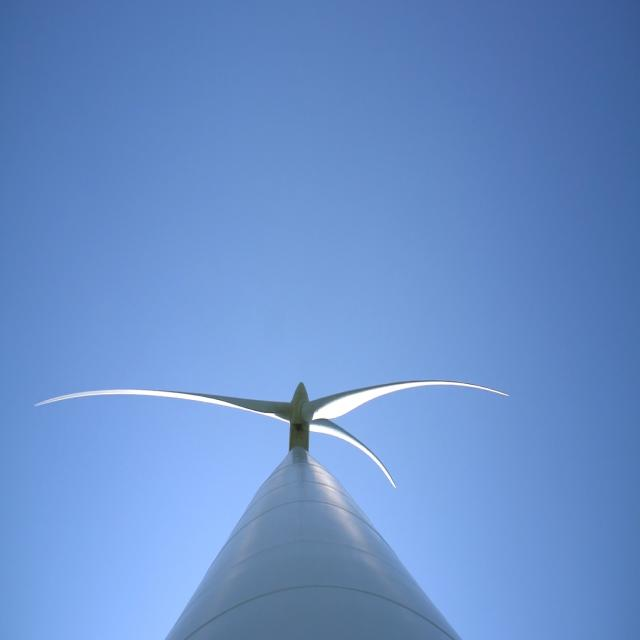
#> input picture YOLO/test/images/MAH02363_MP4-0013_jpg.rf.8d02def2e3b505f72d4e6aa623b5ec39.jpg, 640 x 640 px, given in place of P0000403.jpg, which was not available
$ python Code_python.py
#> lines starting #> are read from the running program, lines starting #| are printed output that depends on the picture; after the words box and inside, x2 and y2 are one past the last pixel; in counts of white or black regions, pixels touching at a corner belong together; pictures that were not available may be replaced by others from this repository, and a replacement may not be noted
import cv2
import numpy as np

def draw_center_point(image_path, output_path, contours_output_path):
    # Charger l'image
    image = cv2.imread(image_path)
#> image is the input picture: shape (640, 640, 3); mean B, G, R 202.6, 143.8, 105.5
    gray = cv2.cvtColor(image, cv2.COLOR_BGR2GRAY)
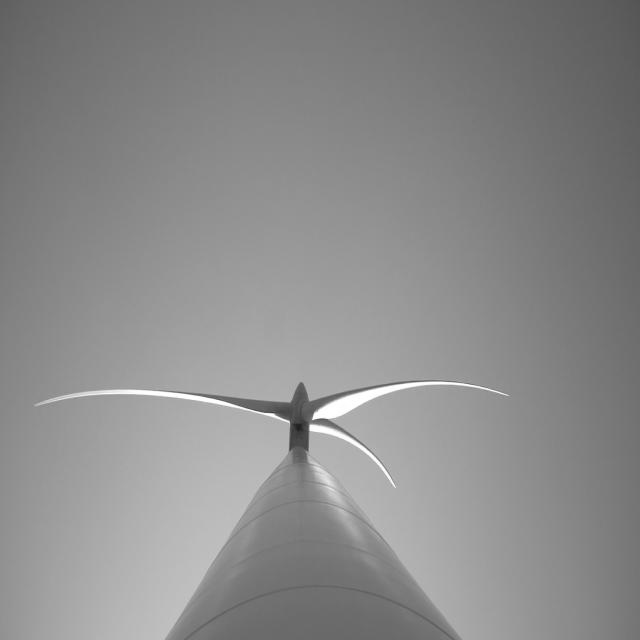
#> gray: shape (640, 640); min 30, max 255, mean 139.1

    # Définir une région d'intérêt (ROI) plus stricte
    height, width = gray.shape
#> height = 640; width = 640
    roi = gray[int(height * 0.2):int(height * 0.9), int(width * 0.4):int(width * 0.6)]
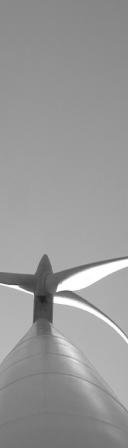
#> roi: shape (448, 128); min 30, max 255, mean 151.8

    # Appliquer un flou gaussien pour réduire le bruit
    blurred = cv2.GaussianBlur(roi, (9, 9), 0)
    cv2.imwrite("c:\\Users\\daouiaouissem\\Desktop\\Test_Technique\\blurred_image.jpg", blurred)

    # Appliquer le seuillage adaptatif pour obtenir une image binaire
    binary = cv2.adaptiveThreshold(blurred, 255, cv2.ADAPTIVE_THRESH_GAUSSIAN_C,
                                   cv2.THRESH_BINARY, 11, 2)
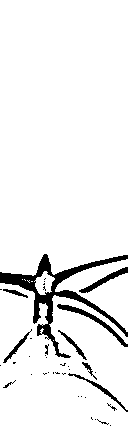
#> binary: shape (448, 128); 93.6% white; 39 black regions (29 under 20 px), largest, box (x1, y1, x2, y2) and area: (0, 254, 128, 358) 2269, (57, 304, 128, 347) 363, (79, 267, 128, 293) 274
    cv2.imwrite("c:\\Users\\daouiaouissem\\Desktop\\Test_Technique\\binary_image.jpg", binary)

    # Effectuer une fermeture (closing) pour éliminer les petits trous dans les objets
    kernel = np.ones((5, 5), np.uint8)
    closing = cv2.morphologyEx(binary, cv2.MORPH_CLOSE, kernel)
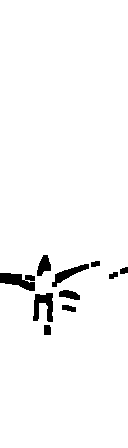
#> closing: shape (448, 128); 97.1% white; 10 black regions, largest, box (x1, y1, x2, y2) and area: (0, 273, 35, 291) 405, (33, 293, 53, 322) 364, (52, 264, 89, 287) 283
    cv2.imwrite("c:\\Users\\daouiaouissem\\Desktop\\Test_Technique\\closing_image.jpg", closing)

    # Appliquer la détection de contours Canny avec des seuils ajustés
    edges = cv2.Canny(closing, 100, 200)  # Réduction du seuil inférieur
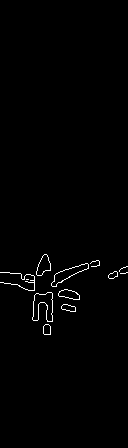
#> edges: shape (448, 128); 0.96% white in thin lines or dots, all inside (x1, y1, x2, y2) = (0, 254, 128, 335)
    cv2.imwrite(contours_output_path, edges)

    # Trouver les contours
    contours, _ = cv2.findContours(edges, cv2.RETR_TREE, cv2.CHAIN_APPROX_SIMPLE)
#> contours = 19 contours, 5 with area under 20; largest, box (x1, y1, x2, y2) and area: (32, 292, 53, 322) 362, (32, 292, 53, 322) 360, (51, 263, 89, 287) 286, (51, 263, 89, 287) 282, (36, 254, 51, 276) 182

    if not contours:
        print("Aucun contour détecté.")
        return

    # Trouver le contour avec la plus grande aire parmi les contours détectés
    largest_contour = max(contours, key=cv2.contourArea)
#> largest_contour = contour of 35 points, box (x1, y1, x2, y2) (32, 292, 53, 322), area 362

    # Approximation polygone pour s'assurer que le contour a une forme appropriée
    epsilon = 0.02 * cv2.arcLength(largest_contour, True)
#> epsilon = 2.59
    approx = cv2.approxPolyDP(largest_contour, epsilon, True)
#> approx = [[51, 292], [34, 295], [33, 320], [38, 319], [38, 304], [44, 302], [46, 319], [52, 321]]

    # Calculer le centre du contour
    M = cv2.moments(approx)
#> M = moments, m00 353, centre m10/m00, m01/m00 = (43.09, 305.2)
    if M["m00"] != 0:
        cX = int(M["m10"] / M["m00"])
#> cX = 43
        cY = int(M["m01"] / M["m00"])
#> cY = 305
    else:
        cX, cY = 0, 0

    # Ajuster le centre détecté en fonction du ROI
    cX += int(width * 0.35)
#> cX = 267
    cY += int(height * 0.02)
#> cY = 317

    # maintenant on dessine un point au centre de l'objet
    cv2.circle(image, (cX, cY), 5, (255, 0, 0), -1)
#> image: shape (640, 640, 3); 0.02% of pixels changed, all inside (x1, y1, x2, y2) = (262, 312, 273, 323)

    # Sauvegarder l'image résultante
    cv2.imwrite(output_path, image)

# utilisation de la fonction
draw_center_point(
    "c:\\Users\\daouiaouissem\\Desktop\\Test_Technique\\DataPart1\\DataPart1\\P0000403.jpg",
    "c:\\Users\\daouiaouissem\\Desktop\\Test_Technique\\image_result.jpg",
    "c:\\Users\\daouiaouissem\\Desktop\\Test_Technique\\contours_image.jpg"
)
